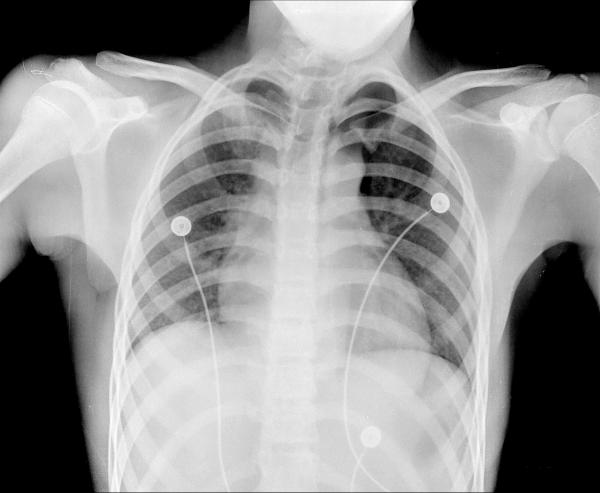
#> input picture chest-xray.tif, 600 x 493 px, found by its file name
$ jupyter execute --allow-errors 'ЛР_№7 (Колесников_Алексей).ipynb'
#> lines starting #> are read from the running program, lines starting #| are printed output that depends on the picture
#ЛР №7

Основные понятия ООП. Наследование. Полиморфизм.

#Основное задание

Написать базовый класс BaseProcessing, который предоствляет интерфейс для обработки данных (сигналы и изображения).

В классе BaseProcessing реализовать следующие абстрактные методы:

**Интерфейс BaseProcessing**

* `_filtering()` — осуществляет фильтрацию (абстрактный метод).
* `visualize()` — визуализирует сигнал/изображение (абстрактный метод).
* `get_shape()` — возвращает размерность (абстрактный метод).
* `feature_extraction()` — возвращает вектор признаков (абстрактный метод).

Класс SignalProcessing наследует BaseProcessing и переопределяет его методы

**Интерфейс SignalProcessing** (код для реализации отдельных методов ниже)

* _конструктор_ — принимает на вход путь к файлу и создает соответствующие поля
* `_filtering(signal)` — осуществляет фильтрацию сигнала (возвращает отфильтрованный сигнал).
* `visualize()` — визуализирует сигнал.
* `get_shape()` — возвращает длину сигнала.
* `_signal_find_peaks(signal, find_peaks_parametres)` — находит точки максимума сигнала и возвращает их в виде списка.
* `_calculate_RR_intervals()` — производит расчет длительности RR интервалов (попарных расстояний между пиками) и возвращает длины RR интервалов в виде списка.
В этом методе вызываются методы _filtering и _signal_find_peak.
* `feature_extraction()` — возвращает статистические характеристики RR интервалов на записи ECG - среднее, std, min, max (в виде списка - вектор признаков). В этом методе вызывается метод _calculate_RR_intervals.

Класс ImageProcessing наследует BaseProcessing и переопределяет его методы

**Интерфейс ImageProcessing** (код для реализации отдельных методов из предыдущей лабораторной)

* _конструктор_ — принимает на вход путь к файлу и создает соответствующие поля
* `_filtering(image)` — применяет фильтр Гаусса к изображению (возвращает отфильтрованное изображение).
* `visualize()` — визуализирует изображение.
* `get_shape()` — возвращает размерность изображения.
* `_create_gabor_filter(parameters)` — создает и возвращает фильтр Габора с заданными параметрами.
* `feature_extraction()` — применяет _filtering() к изображению, считает признаки с _create_gabor_filter(parameters)и возвращает вектор признаков: среднее и дисперсию по изображению.

*можно добавить свои методы

Изображение и синал находятся в папке

[cell 1]
#Необходимые модули и функции
from skimage.filters import gabor_kernel
from scipy import ndimage as ndi
import cv2
import matplotlib.pyplot as plt
from scipy.ndimage import gaussian_filter
from matplotlib import pyplot as plt
import numpy as np
import pandas as pd
import wfdb
import heartpy as hp
from scipy.signal import find_peaks

[cell 2]
from google.colab import drive
drive.mount('/content/drive')

###Для изображения

Написать базовый класс BaseProcessing, который предоствляет интерфейс для обработки данных (сигналы и изображения).

В классе BaseProcessing реализовать следующие абстрактные методы:

**Интерфейс BaseProcessing**

* `_filtering()` — осуществляет фильтрацию (абстрактный метод).
* `visualize()` — визуализирует сигнал/изображение (абстрактный метод).
* `get_shape()` — возвращает размерность (абстрактный метод).
* `feature_extraction()` — возвращает вектор признаков (абстрактный метод).

Класс SignalProcessing наследует BaseProcessing и переопределяет его методы

**Интерфейс SignalProcessing** (код для реализации отдельных методов ниже)

* _конструктор_ — принимает на вход путь к файлу и создает соответствующие поля
* `_filtering(signal)` — осуществляет фильтрацию сигнала (возвращает отфильтрованный сигнал).
* `visualize()` — визуализирует сигнал.
* `get_shape()` — возвращает длину сигнала.
* `_signal_find_peaks(signal, find_peaks_parametres)` — находит точки максимума сигнала и возвращает их в виде списка.
* `_calculate_RR_intervals()` — производит расчет длительности RR интервалов (попарных расстояний между пиками) и возвращает длины RR интервалов в виде списка.
В этом методе вызываются методы _filtering и _signal_find_peak.
* `feature_extraction()` — возвращает статистические характеристики RR интервалов на записи ECG - среднее, std, min, max (в виде списка - вектор признаков). В этом методе вызывается метод _calculate_RR_intervals.

Класс ImageProcessing наследует BaseProcessing и переопределяет его методы

**Интерфейс ImageProcessing** (код для реализации отдельных методов из предыдущей лабораторной)

* _конструктор_ — принимает на вход путь к файлу и создает соответствующие поля
* `_filtering(image)` — применяет фильтр Гаусса к изображению (возвращает отфильтрованное изображение).
* `visualize()` — визуализирует изображение.
* `get_shape()` — возвращает размерность изображения.
* `_create_gabor_filter(parameters)` — создает и возвращает фильтр Габора с заданными параметрами.
* `feature_extraction()` — применяет _filtering() к изображению, считает признаки с _create_gabor_filter(parameters)и возвращает вектор признаков: среднее и дисперсию по изображению.

*можно добавить свои методы

Изображение и синал находятся в папке

[cell 3]
from abc import ABC, abstractmethod

class BaseProcessing(ABC):

    @abstractmethod
    def _filtering(self):
        pass

    @abstractmethod
    def visualize(self):
        pass

    @abstractmethod
    def get_shape(self):
        pass

    @abstractmethod
    def feature_extraction(self):
        pass

[cell 4]
class SignalProcessing(BaseProcessing):

    def __init__(self, dict):
        self.data = dict['date']
        self.path_signal = dict['signal']
        self.parameters = dict['parameters']
        self.signal = pd.read_csv(self.path_signal)['MLII']

    def _filtering(self):
        self.filtered = hp.filter_signal(self.signal,
                                         self.parameters['filtration_parametres']['cutoff'],
                                         self.parameters['filtration_parametres']['sample_rate'],
                                         self.parameters['filtration_parametres']['order'],
                                         self.parameters['filtration_parametres']['filtertype'])
        return self.filtered

    def visualize(self):
        plt.plot(self.signal)
        plt.show()

    def get_shape(self):
        return self.signal.shape[0]

    def _signal_find_peaks(self):
        peaks, _ = find_peaks(self.filtered, self.parameters['find_peaks_parametres']['height'])
        return peaks

    def _calculate_RR_intervals(self):
        self._filtering()
        RR_intervals = np.diff(self._signal_find_peaks())/self.parameters['filtration_parametres']['sample_rate']
        return RR_intervals

    def feature_extraction(self):
        RR_intervals = self._calculate_RR_intervals()
        return {'mean': np.mean(RR_intervals),
                'std': np.std(RR_intervals),
                'min': min(RR_intervals),
                'max': max(RR_intervals)}

#> (a cell that did not finish here is left out)

#> (a cell that did not finish here is left out)

#> (a cell that did not finish here is left out)

#> (a cell that did not finish here is left out)

#> (a cell that did not finish here is left out)

#> (a cell that did not finish here is left out)

#> (a cell that did not finish here is left out)

[cell 12]
class ImageProcessing(BaseProcessing):

    def __init__(self, dict):
        self.data = dict['date']
        self.path_signal = dict['signal']
        self.parameters = dict['parameters']
        self.image = cv2.imread(self.path_signal, cv2.IMREAD_GRAYSCALE)
#> self.image is the input picture: shape (493, 600); min 0, max 253, mean 141.9

    def _filtering(self):
        return ndi.gaussian_filter(self.image, self.parameters['gaussian_parameters']['parameter'])

    def visualize(self):
        plt.imshow(self.image)
        plt.show()

    def get_shape(self):
        return self.image.shape

    def _create_gabor_filter(self):
        kernel = np.real(gabor_kernel(self.parameters['gabor_parametres']['frequency'],
                                      theta=self.parameters['gabor_parametres']['theta'],
                                      sigma_x=self.parameters['gabor_parametres']['sigma_x'],
                                      sigma_y=self.parameters['gabor_parametres']['sigma_y']))
        return kernel

    def feature_extraction(self):
        self.conv = ndi.convolve(self._filtering(), self._create_gabor_filter(), mode='wrap')
        return [self.conv.mean(), self.conv.var()]

[cell 13]
b = ImageProcessing({'date': '2024-10-22',
                      'signal': '/content/drive/MyDrive/Colab Notebooks/chest-xray.tif',
                      'parameters': {'gabor_parametres': {'frequency': 0.25,
                                                               'theta': np.pi,
                                                               'sigma_x': 1,
                                                               'sigma_y': 1},
                                     'gaussian_parameters': {'parameter': 0.5}}})

[cell 14]
b._filtering()

[cell 15]
b.visualize()

[cell 16]
b.get_shape()

[cell 17]
print(f"Фильтр Габора: {b._create_gabor_filter()}")
plt.imshow(b._create_gabor_filter())
plt.show()
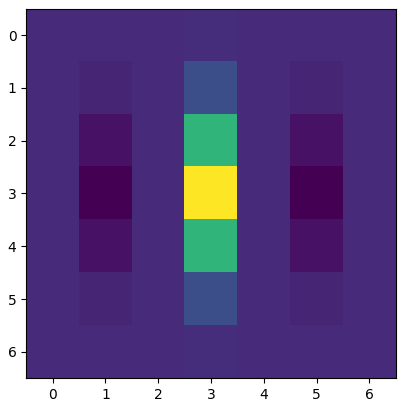
#> figure drawn by matplotlib, 1 panel

[cell 18]
print(f"Вектор признаков изображения: {b.feature_extraction()}")
#> in feature_extraction, `self.conv = ndi.convolve(self._filtering(), self._create_gabor_filter(..`:
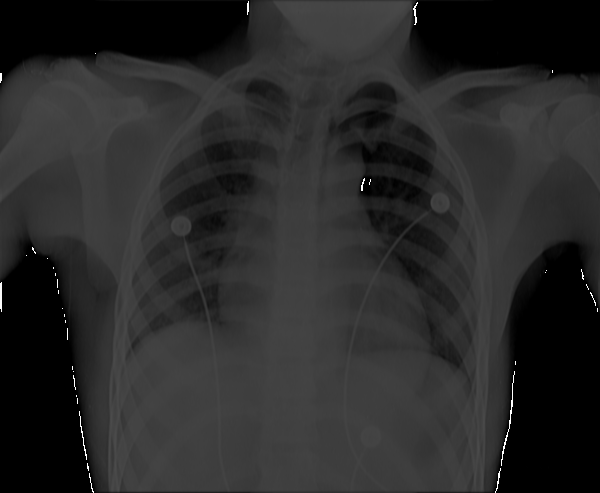
#> self.conv: shape (493, 600); min 0, max 255, mean 41.1
